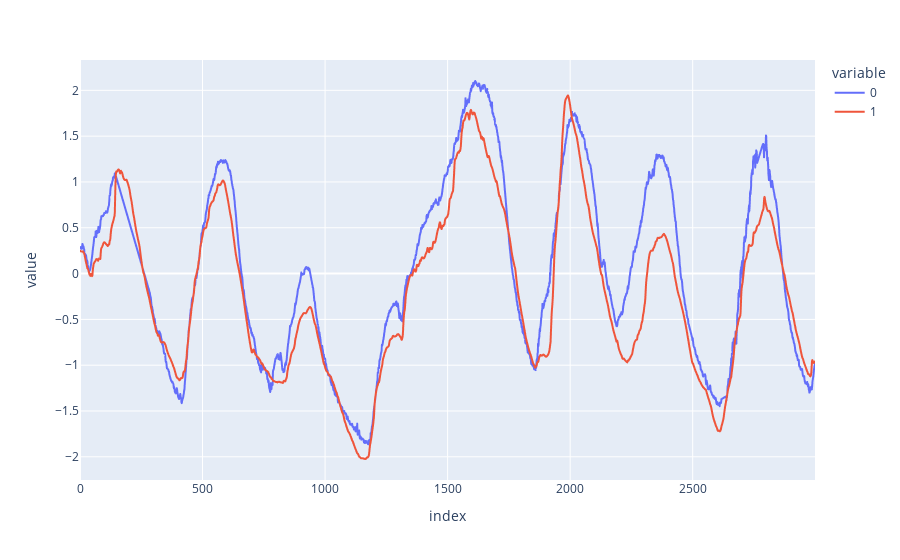

Notebook code cell kept with this figure:
### Code cell
px.line(pd.DataFrame(np.column_stack((gwl[seq_length:seq_length + first_bh_len], predictions_example))))

### Figure 1 — Plotly figure (JSON) as saved in the notebook; plotly's stock layout.template omitted (floating-point values rounded to 4 significant figures; data arrays with more than 128 entries replaced by an {"elided": "..."} marker saying what was removed)
{"data": [{"hovertemplate": "variable=0<br>index=%{x}<br>value=%{y}<extra></extra>", "legendgroup": "0", "line": {"color": "#636efa", "dash": "solid"}, "marker": {"symbol": "circle"}, "mode": "lines", "name": "0", "showlegend": true, "type": "scattergl", "x": {"elided": "3000 int values"}, "xaxis": "x", "y": {"elided": "3000 float values"}, "yaxis": "y"}, {"hovertemplate": "variable=1<br>index=%{x}<br>value=%{y}<extra></extra>", "legendgroup": "1", "line": {"color": "#EF553B", "dash": "solid"}, "marker": {"symbol": "circle"}, "mode": "lines", "name": "1", "showlegend": true, "type": "scattergl", "x": {"elided": "3000 int values"}, "xaxis": "x", "y": {"elided": "3000 float values"}, "yaxis": "y"}], "layout": {"legend": {"title": {"text": "variable"}, "tracegroupgap": 0}, "margin": {"t": 60}, "xaxis": {"anchor": "y", "domain": [0, 1], "title": {"text": "index"}}, "yaxis": {"anchor": "x", "domain": [0, 1], "title": {"text": "value"}}}}
